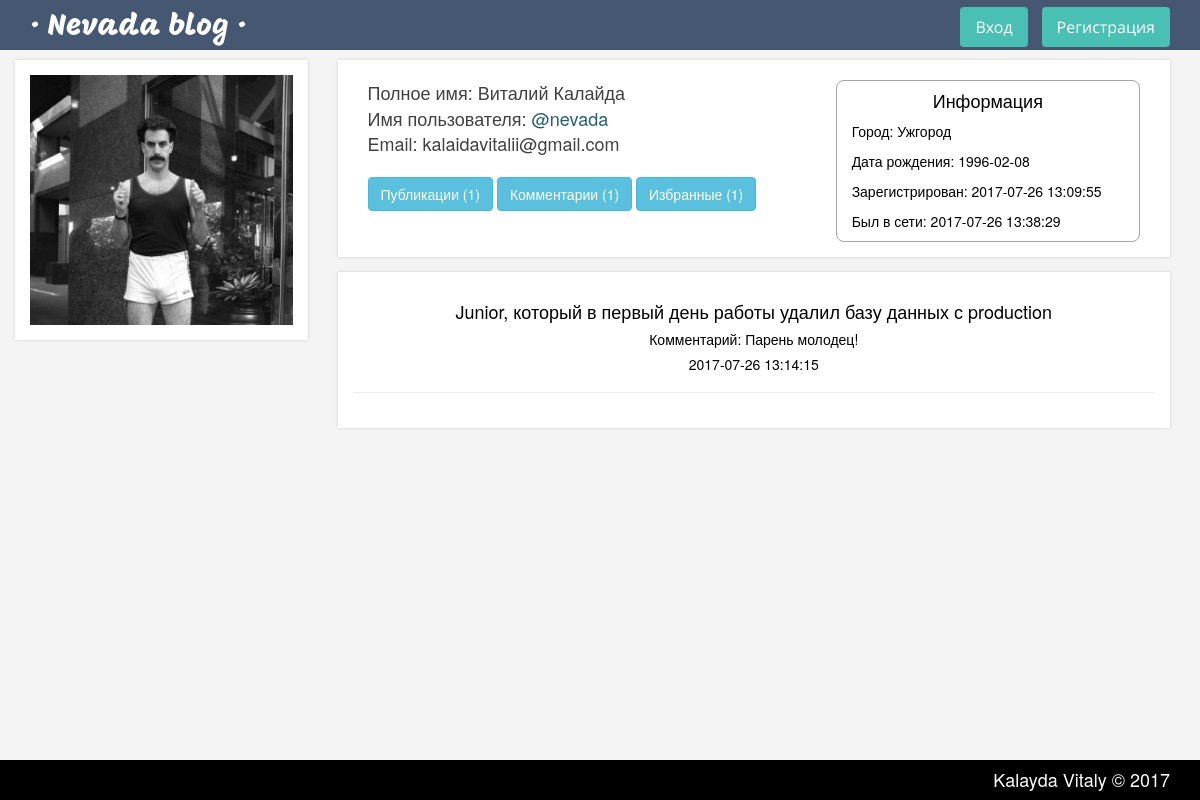
The app's page /profile/comments/42 with its own data.
### tables this page shows
CREATE TABLE `users_profiles` (
  `user_id` int(11) UNSIGNED NOT NULL,
  `email` varchar(50) DEFAULT NULL,
  `first_name` varchar(50) DEFAULT NULL,
  `last_name` varchar(50) DEFAULT NULL,
  `birth_day` date DEFAULT NULL,
  `city` varchar(50) DEFAULT NULL,
  `avatar` varchar(255) NOT NULL,
  `last_activity` timestamp NULL DEFAULT NULL
);

CREATE TABLE `users` (
  `id` int(11) UNSIGNED NOT NULL,
  `username` varchar(50) NOT NULL,
  `password` varchar(255) NOT NULL,
  `salt` varchar(64) NOT NULL,
  `role_id` int(11) UNSIGNED NOT NULL DEFAULT '1',
  `created_at` timestamp NOT NULL DEFAULT CURRENT_TIMESTAMP,
  `del_flag` tinyint(1) UNSIGNED NOT NULL DEFAULT '0'
);

CREATE TABLE `comments` (
  `id` int(11) UNSIGNED NOT NULL,
  `post_id` int(11) UNSIGNED NOT NULL,
  `author_id` int(11) UNSIGNED NOT NULL,
  `body` text NOT NULL,
  `created_at` timestamp NOT NULL DEFAULT CURRENT_TIMESTAMP
);

CREATE TABLE `posts` (
  `id` int(11) UNSIGNED NOT NULL,
  `title` varchar(255) NOT NULL,
  `content` text,
  `description` varchar(255) NOT NULL,
  `post_image` varchar(150) DEFAULT NULL,
  `category_id` int(11) UNSIGNED DEFAULT NULL,
  `views_count` int(11) UNSIGNED DEFAULT '0',
  `author_id` int(11) UNSIGNED DEFAULT NULL,
  `updated_at` timestamp NULL DEFAULT NULL,
  `created_at` timestamp NOT NULL DEFAULT CURRENT_TIMESTAMP
);

### app/controllers/ProfileController.php (called while the page is built, shortened)
<?php
class ProfileController extends Controller {
	public function layout($id = null) {
		$userModel = new User;
		$profileModel = new Profile;
		if (isset($userModel->data()->id) && $id == $userModel->data()->id) {
			$isYourProfile = true;
			$id = Session::get(Config::get('session/userId'));
			$profile = $userModel->data();
		} else {
			$profile = $userModel->get($id)->data();
			$isYourProfile = false;
		}
		$online = $profileModel->getOnlineStatus($profile->last_activity);
		$counts = $profileModel->getCounts($id);
		$this->view->data('isYourProfile', $isYourProfile);
		$this->view->data('profile', $profile);
		$this->view->data('online', $online);
		$this->view->data('counts', $counts);
	}
	public function commentsAction($userId = null) {
		$this->layout($userId);
		$commentModel = new Comment;
		$comments = $commentModel->getCommentsByUserId($userId);
		return $this->view->render('main', 'user/profile', [
			'comments' => $comments,
			'layout' => Config::get('path/views/') . '/user/comments.php'
			]);
	}
}

### index.php (called while the page is built, shortened)
<?php
$app = new Router;

### app/libs/Database/QueryBuilder.php (called while the page is built, shortened)
<?php
class QueryBuilder {
	public $db;
	private static $_instance = null;
	public static function getInstance() {
		if(is_null(self::$_instance))
		{
			self::$_instance = new self();
		}
		return self::$_instance;
	}
	private function __construct() {
		$this->db = new Connector;
	}
	public function sql($sql, $fields = null) {
		$query = $this->db->prepare($sql);
		$query->execute($fields);
		if (explode(' ', $sql)[0] == 'SELECT') {
			if ($query->rowCount()) {
				return $query->fetchAll(\PDO::FETCH_OBJ);
			}
		} else {
			return true;
		}
	}
}

### app/helpers/Config.php (called while the page is built)
<?php
class Config {
	public static function get($path = null) {
		if ($path) {
			$config = $GLOBALS['config'];
			$path = explode('/', $path);
			foreach ($path as $bit) {
				if (isset($config[$bit])) {
					$config = $config[$bit];
				}
			}
			return $config;
		}
	return false;
	}
}

### app/helpers/Cookie.php (called while the page is built, shortened)
<?php
class Cookie {
	public static function exists($name) {
		return (isset($_COOKIE[$name])) ? true : false;
	}
}

### app/helpers/Session.php (called while the page is built, shortened)
<?php
class Session {
	public static function exists($name) {
		return (isset($_SESSION[$name])) ? true : false;
	}
}

### app/models/User.php (called while the page is built, shortened)
<?php
class User extends Model {
	private $isLoggedIn,
	$data,
	$isAdmin = false;
	public function get($user = null) {
		if ($user) {
			$field = (is_numeric($user)) ? 'id' : 'username';
			$sql = "SELECT * FROM `users`
			LEFT JOIN `users_profiles` ON users_profiles.user_id = users.id
			WHERE users.{$field} = '{$user}'";
			$data = $this->db->sql($sql)[0];
			if ($data) {
				$this->data = $data;
				return $this;
			}
		}
		return false;
	}
	public function data() {
		return $this->data;
	}
}

### app/libs/Model.php (called while the page is built, shortened)
<?php
class Model {
	public function __construct() {
		$this->db = QueryBuilder::getInstance();
	}
}

### app/libs/Database/Connector.php (called while the page is built, shortened)
<?php
class Connector extends \PDO {
	public function __construct() {
		$dsn = 	Config::get('database/DB_TYPE') . ":" .
		"host=" . Config::get('database/DB_HOST') .	";" .
		"dbname=" . Config::get('database/DB_NAME');
		$username = Config::get('database/username');
		$password = Config::get('database/password');
	}
}
?>

### app/models/Profile.php (called while the page is built, shortened)
<?php
class Profile extends Model {
	public function getOnlineStatus($time) {
		$diff = time() - strtotime(date($time));
		return false;
	}
	public function getCounts($userId) {
		$sql = "SELECT COUNT(DISTINCT fav_posts.id) AS count_favs, COUNT(DISTINCT comments.id) as count_comments, COUNT(DISTINCT posts.id) as count_posts
		FROM users
		LEFT JOIN fav_posts ON fav_posts.user_id = users.id
		LEFT JOIN comments ON comments.author_id = users.id
		LEFT JOIN posts ON posts.author_id = users.id
		WHERE users.id = :user_id";
		return $this->db->sql($sql, [':user_id' => $userId])[0];
	}
}

### app/models/Comment.php (called while the page is built, shortened)
<?php
class Comment extends Model {
public function getCommentsByUserId($userId) {
	$sql = "SELECT comments.body, posts.id, posts.title, comments.created_at FROM comments
	LEFT JOIN posts ON comments.post_id = posts.id
	WHERE comments.author_id = :author_id
	ORDER BY comments.created_at DESC";
	return $this->db->sql($sql, [':author_id' => $userId]);
}
}

### app/views/user/profile.php (the view, shortened to what this page needs)
<section>
	<div class="container">
		<div class="row">
			<div class="col-md-3 profile-block">
				<div class="profile-avatar">
					<img src="/<?=$profile->avatar;?>" alt="">
				</div>
			</div>
			<div class="col-md-9">
				<div class="profile-block profile-main clearfix">
					<div class="col-md-7">
						<div class="profile-info">
							<?php if (!empty($profile->first_name) OR !empty($profile->last_name)): ?>
								<p class="profile-name">Полное имя: <?=$profile->first_name . ' ' . $profile->last_name;?> <?php if ($isYourProfile) echo '(Это вы)'; ?></p>
							<?php endif; ?>
							<span class="profile-name">Имя пользователя:
								<a <?php if (empty($profile->first_name) OR empty($profile->last_name)) echo 'class="profile-name"'; ?> href="/profile/<?=$profile->id;?>" class="profile-username">@<?=$profile->username;?></a></span>
								<?php if (!empty($profile->email)): ?>
									<p class="profile-name">Email: <?php echo $profile->email; ?></p>
								<?php endif; ?>
								<ul class="user-buttons">
									<li><a href="/profile/posts/<?=$profile->id; ?>" class="btn btn-info" href="">Публикации (<?php echo $counts->count_posts; ?>)</a></li>
									<li><a class="btn btn-info" href="/profile/comments/<?=$profile->id; ?>">Комментарии (<?php echo $counts->count_comments; ?>)</a></li>
									<li><a class="btn btn-info" href="/profile/favs/<?=$profile->id; ?>">Избранные (<?php echo $counts->count_favs; ?>)</a></li>
								</ul>
							</div>
						</div>
						<div class="col-md-5">
							<div class="border">
								<h4 class="text-center">Информация</h4>
								<p>Город: <?php echo $profile->city; ?></p>
								<p>Дата рождения: <?php echo $profile->birth_day;?></p>
								<p>Зарегистрирован: <?=$profile->created_at;?></p>
								<?php if ($online): ?>
									<p class="online-status">В сети</p>
								<?php else: ?>
									<p>Был в сети: <?=$profile->last_activity;?></p>
								<?php endif; ?>
							</div>
						</div>
					</div>
					<?php if (!empty($layout)): ?>
						<div class="profile-block  profile-main">
							<?php require $layout; ?>
						</div>
					<?php endif; ?>
				</div>
			</div>
		</div>
	</section>

### app/views/user/comments.php
<?php if(empty($comments)): ?>
	<h3 class="text-center">Публикаций не найдено</h3>
<?php else: ?>
	<div class="posts text-center">
		<?php foreach ($comments as $c): ?>
			<h4><a href="/article/<?=$c->id;?>"><?=$c->title;?></a></h4>
			<h5>Комментарий: <?=$c->body; ?></h5>
			<h5><?=$c->created_at; ?></h5>
			<hr>
		<?php endforeach ?>
	</div>
<?php endif; ?>

### public/css/style.css (style rules this page uses)
:root { margin: 0; padding: 0; height: 100%; font-size: 20px; font-family: 'Open Sans'; }
body { font: 'Open Sans', Arial, Tahoma, sans-serif; width: 100%; height: 100%; color: black; background: #f4f4f4; }
a { color: black; }
.profile-avatar { width: 100%; height: 250px; text-align: center; overflow: hidden; margin-right: 0; }
.profile-avatar img { width: 100%; vertical-align: middle; display: inline-block; line-height: 250px; }
.profile-block { margin-left: 0; padding: 15px; margin-bottom: 15px; background: white; box-shadow: 0px 0px 3px 0px #ccc; }
.profile-block .user-buttons { padding-left: 0; margin-top: 20px; }
.profile-block .user-buttons li { display: inline-block; }
.profile-info { color: #404040; }
.profile-info p { font-size: 16px; margin-bottom: 5px; }
.profile-info .profile-name { font-size: 18px; margin-bottom: 0; }
.profile-username { color: #235e71; }
.profile-main { padding-top: 20px; margin-left: 15px; }
.profile-main .border { border: 1px solid #a6a6a6; padding: 0 15px; border-radius: 8px; }

### records on screen
users_profiles: avatar (picture), first_name "Виталий", last_name "Калайда", user_id.username "nevada", email "kalaidavitalii@gmail.com", city "Ужгород", birth_day "1996-02-08", user_id.created_at "2017-07-26 13:09:55", last_activity "2017-07-26 13:38:29"
comments: post.title "Junior, который в первый день работы удалил базу данных с production", body "Парень молодец!", created_at "2017-07-26 13:14:15"

### other values on screen
$counts->count_posts "1"
$counts->count_comments "1"
$counts->count_favs "1"
